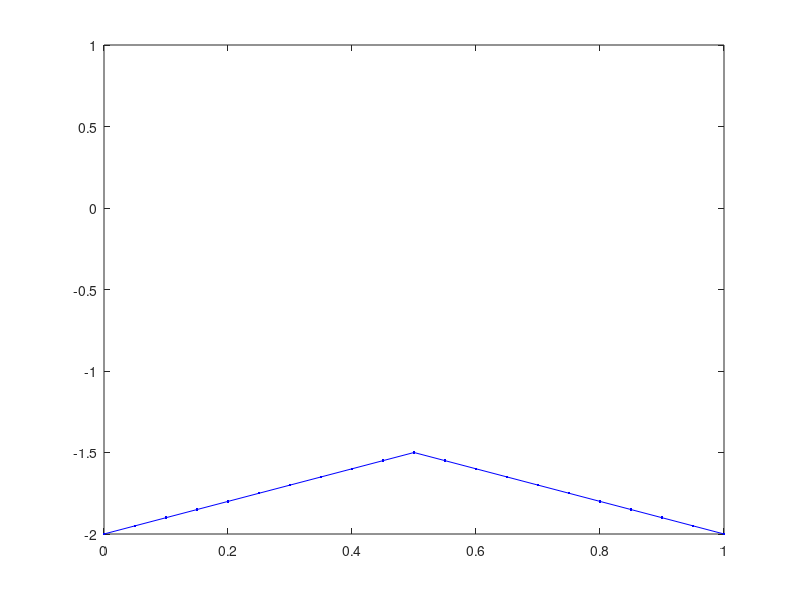

MATLAB code to generate this figure:
function task2
global h
iterMax = 20;
N = 20;
h = 1./N ;
x = 0:h:1;
% initial condition
%u = 2*ones(N+1,1);
Nl = (N+1)/2; 
u = zeros(N+1,1); 
v1 = [ones(floor(Nl),1); zeros(N-floor(Nl),1)];
v2 = [zeros(N-floor(Nl)+1,1) ;ones(floor(Nl)-1,1)];
B = diag(v1,-1) + diag(v2,1);

%boundary condition
u(1) = -2;
u(N+1) = -2;
b = [u(1)/h; v1] + [v2;u(N+1)/h];
for iter=1:iterMax

        u=B*u+h*b;

    figure(1)    
    plot (x, u,'.-b')
    axis([0 1 -2 1])
    
    pause (0.1)
end


end
